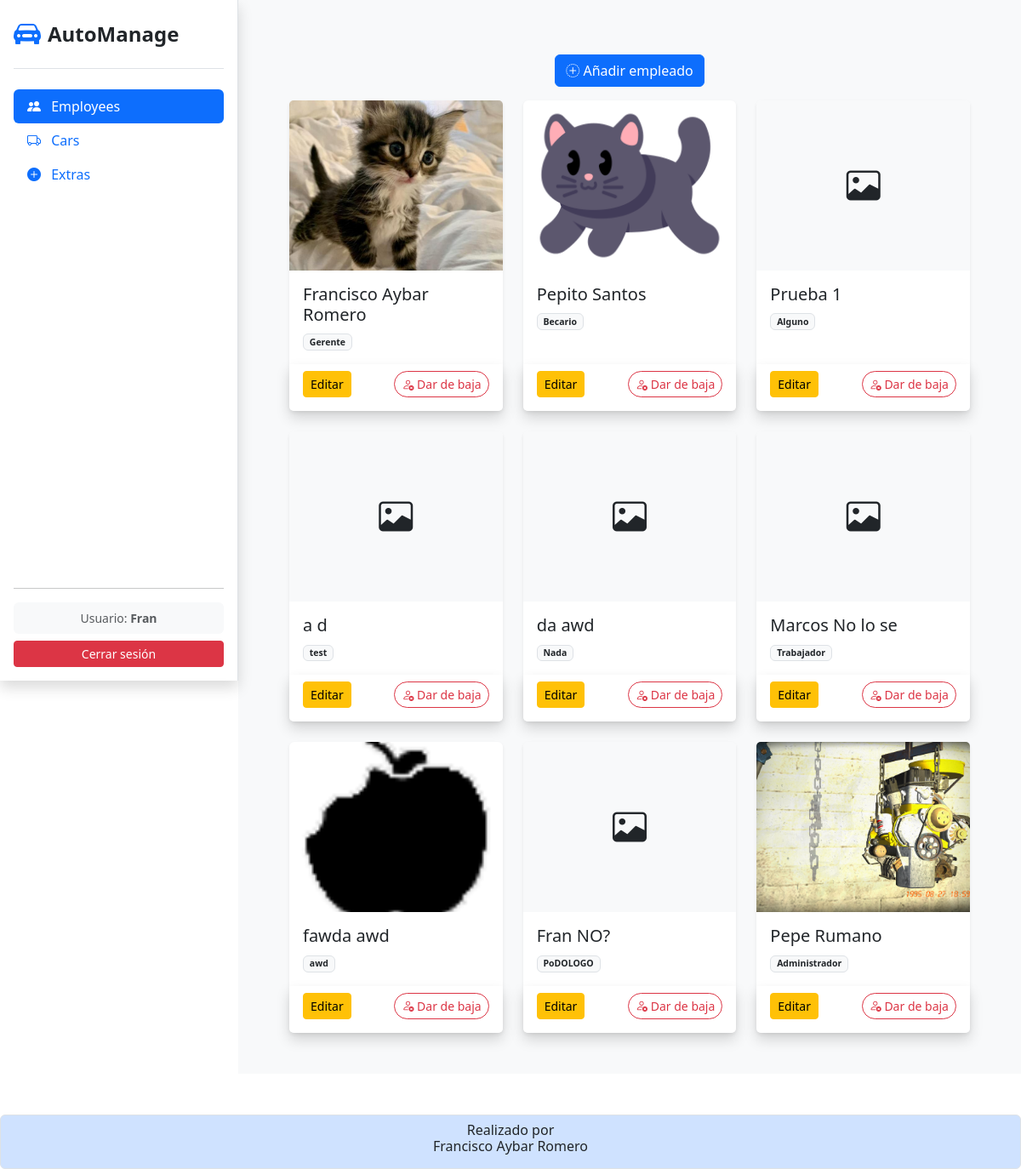
Screenshot of /employees/ (signed in) with the database file from the repository.
### app_agencia_coches/models.py (models this page shows, shortened)
class Employee (models.Model):
    user = models.OneToOneField(
        User,
        on_delete = models.CASCADE,
        null = True,
        blank = True
    )
    nombre = models.CharField (
        verbose_name = 'Nombre',
        max_length = 100,
        default = ''
    )
    apellidos = models.CharField (
        verbose_name = 'Apellidos',
        max_length = 100,
        default = ''
    )
    puesto = models.CharField (
        verbose_name = 'Puesto',
        max_length = 100,
        default = ''
    )
    fecha_contratacion = models.DateField (
        verbose_name = 'Fecha de contratacion',
        auto_now_add = True
    )
    foto = models.ImageField (
        verbose_name = 'Foto',
        upload_to = "empleados/",
        blank = True,
        null = True
    )

### app_agencia_coches/views.py (the view)
# urls.py: path('employees/', views.employees, name='employees'),
@login_required
def employees (request):
    employees = Employee.objects.all()
    return render(request, 'employee/employees.html', {'employees':employees})

### app_agencia_coches/templates/employee/employees.html (shortened to what this page needs)
{%extends 'index.html'%}
{% block content %}
<div class="container">
    <div class="my-3 d-flex justify-content-center">
        <a href="{% url 'employees_create' %}" class="btn btn-primary">
            <i class="bi bi-plus-circle-dotted"></i>
            Añadir empleado
        </a>
    </div>
    <div class="row row-cols-1 row-cols-md-2 row-cols-lg-3 g-4">
        {% for employee in employees %}
        <div class="col">
            <div class="card h-100 shadow-sm border-0 card-hover">
                    <div class="position-relative overflow-hidden hover-container">
                        {% if employee.foto %}
                            <img src="{{ employee.foto.url }}" class="card-img-top blur-target" style="height: 200px; object-fit: cover;">
                        {% else %}
                            <div class="card-img-top blur-target d-flex justify-content-center align-items-center bg-light" style="height: 200px;">
                                <i class="bi bi-image fs-1"></i>
                            </div>
                        {% endif %}
                    </div>
                    <div class="card-body">
                        <h5 class="card-title">{{ employee.nombre }} {{ employee.apellidos }}</h5>
                        <p class="card-text text-muted small">
                            <span class="badge bg-light text-dark border">{{ employee.puesto }}</span>
                        </p>
                    </div>
                    <div class="card-footer bg-white d-flex justify-content-between border-0 pb-3 shadow">
                        <a href="{% url 'employee_edit' employee.pk %}" class="btn btn-sm btn-warning">
                            Editar
                        </a>
                        <button type="button" class="btn btn-sm btn-outline-danger rounded-pill" data-bs-toggle="modal" data-bs-target="#deleteEmpModal{{ employee.pk }}">
                            <i class="bi bi-person-x"></i> Dar de baja
                        </button>
                    </div>
                </div>
            </div>
        {% endfor %}
    </div>
</div>
{% endblock content %}

### app_agencia_coches/templates/index.html (shortened to what this page needs)
<!doctype html>
<html lang="es-ES">
    <head>
        {% block css %}
        <link
            href="https://cdn.jsdelivr.net/npm/bootstrap@5.3.2/dist/css/bootstrap.min.css"
            rel="stylesheet"
        />
        {% endblock css %}
        {% block icon %}
        <link rel="stylesheet" href="https://cdn.jsdelivr.net/npm/bootstrap-icons@1.13.1/font/bootstrap-icons.min.css">
        {% endblock icon %}
        {% load static %}
        <link rel="stylesheet" href="{% static 'css/blur_detalles.css' %}">
        <link rel="stylesheet" href="{% static 'css/style_sidebar.css' %}">
    </head>
    <body>
        <div id="wrapper">
            <nav id="sidebar" class="bg-white shadow d-flex flex-column p-3 sticky-top">
                <div class="d-flex justify-content-between align-items-center border-bottom pb-3 mb-4">
                    <a href="{% url 'dashboard' %}" class="d-flex align-items-center text-decoration-none">
                        <i class="bi bi-car-front-fill fs-2 text-primary me-2"></i>
                        <span class="fs-4 fw-bold text-dark">AutoManage</span>
                    </a>
                </div>
                <ul class="nav nav-pills flex-column mb-auto">
                    <li class="nav-item">
                        <a class="nav-link {% if request.resolver_match.url_name == 'employees' %}active{% endif %}" href="{% url 'employees' %}">
                            <i class="bi bi-people-fill me-2"></i> Employees
                        </a>
                    </li>
                    <li class="nav-item">
                        <a class="nav-link {% if request.resolver_match.url_name == 'cars' %}active{% endif %}" href="{% url 'cars' %}">
                            <i class="bi bi-truck me-2"></i> Cars
                        </a>
                    </li>
                    <li class="nav-item">
                        <a class="nav-link {% if request.resolver_match.url_name == 'extras' %}active{% endif %}" href="{% url 'extras' %}">
                            <i class="bi bi-plus-circle-fill me-2"></i> Extras
                        </a>
                    </li>
                </ul>
                <hr>
                <div class="dropdown">
                    {% if user.is_authenticated %}
                        <div class="p-2 bg-light rounded mb-2 text-center">
                            <small class="text-muted d-block small">Usuario: <strong>{{ user.username }}</strong></small>
                        </div>
                        <form action="{% url 'logout' %}" method="post" class="m-0">
                            <button type="submit" class="btn btn-danger w-100 btn-sm">Cerrar sesión</button>
                        </form>
                    {% endif %}
                </div>
            </nav>
            <main class="main-content w-100 bg-light p-3 p-md-5">
                <div class="toast-container position-fixed bottom-0 end-0 p-3">
                </div>
                {% block content %}{% endblock %}
            </main>
        </div>
        {%block footer%}
        <footer class="mt-5 p-2 text-center border rounded bg-primary-subtle">
            <h6>
                Realizado por<br> Francisco Aybar Romero
            </h6>
        </footer>
        {%endblock footer%}
    </body>
</html>

### static/css/blur_detalles.css (style rules this page uses)
.blur-target { transition: filter 0.3s ease, transform 0.3s ease; }

### static/css/style_sidebar.css (style rules this page uses)
#wrapper { display: flex; align-items: stretch; }
#sidebar { min-width: 280px; max-width: 280px; height: 100vh; position: fixed; top: 0; left: 0; display: flex; flex-direction: column; z-index: 1000; background-color: #fff; border-right: 1px solid #dee2e6; }
.main-content { flex: 1; margin-left: 280px; min-height: 100vh; background-color: #f8f9fa; }

### rows the page displays
Employee: foto (picture), nombre "Francisco", apellidos "Aybar Romero", puesto "Gerente"
Employee: foto (picture), nombre "Pepito", apellidos "Santos", puesto "Becario"
Employee: nombre "Prueba", apellidos "1", puesto "Alguno"
Employee: nombre "a", apellidos "d", puesto "test"
Employee: nombre "da", apellidos "awd", puesto "Nada"
Employee: nombre "Marcos", apellidos "No lo se", puesto "Trabajador"
Employee: foto (picture), nombre "fawda", apellidos "awd", puesto "awd"
Employee: nombre "Fran", apellidos "NO?", puesto "PoDOLOGO"
Employee: foto (picture), nombre "Pepe", apellidos "Rumano", puesto "Administrador"

### other values shown
{{ user.username }} "Fran"
